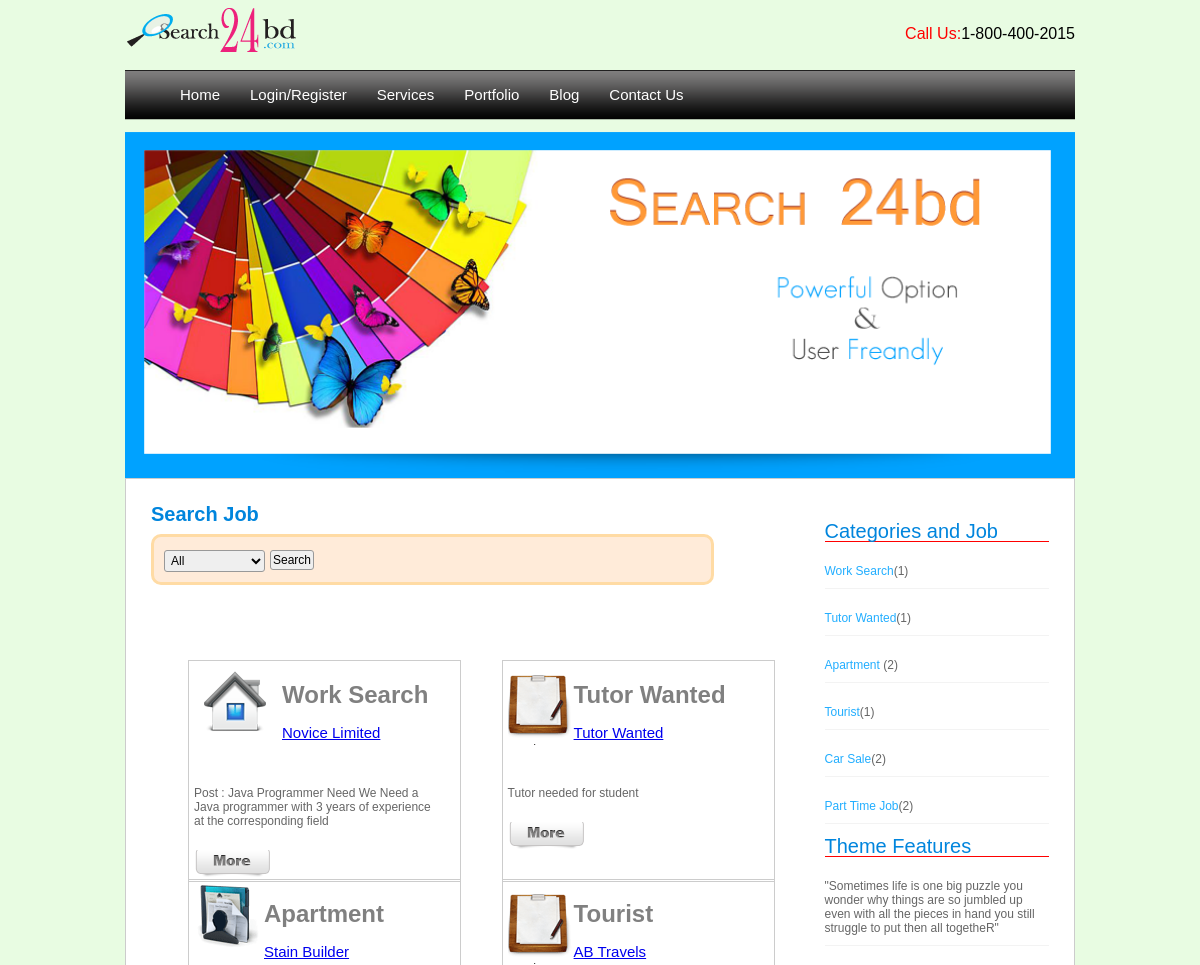
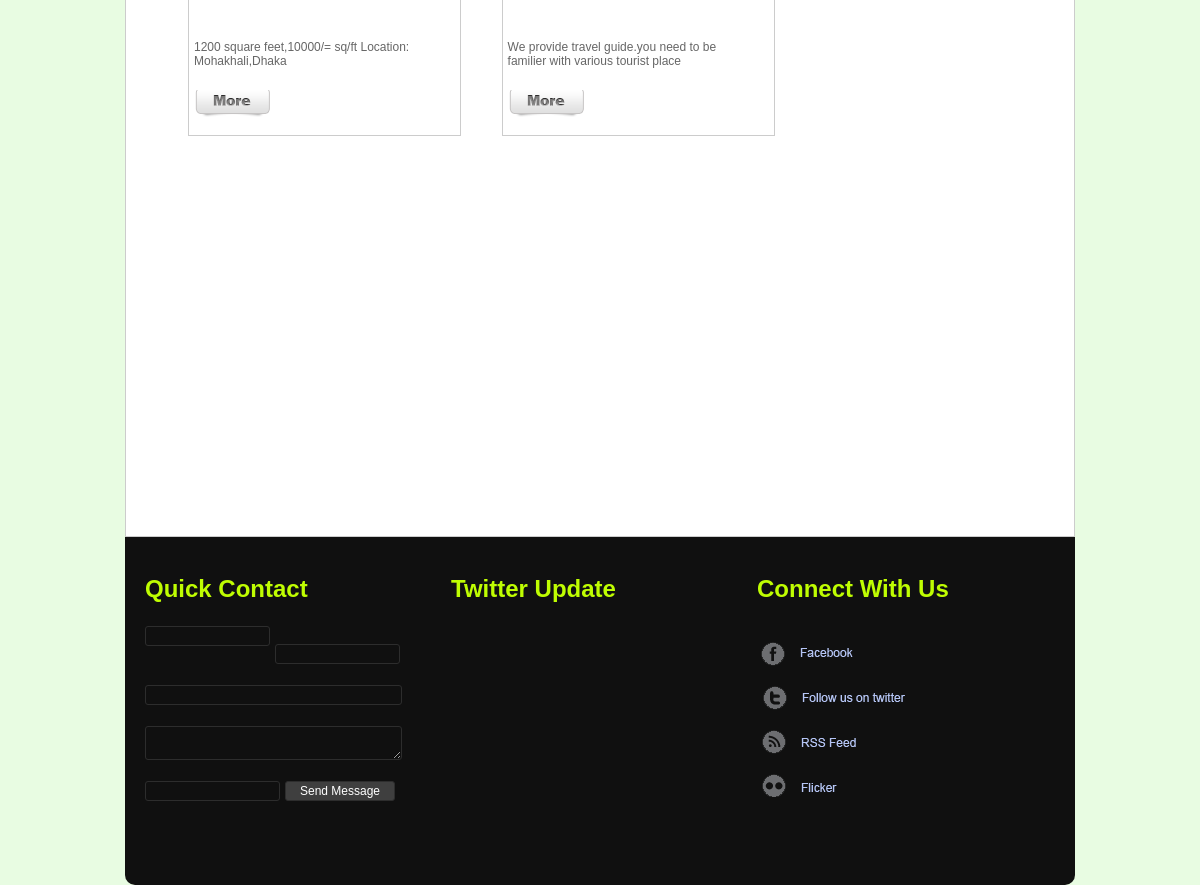
The page / on the database its author committed (2 pictures, top to bottom).
### tables this page shows
CREATE TABLE IF NOT EXISTS `advertise` (
  `add_id` int(11) NOT NULL AUTO_INCREMENT,
  `user_id` int(11) NOT NULL,
  `cat_id` int(11) NOT NULL,
  `company_name` varchar(100) NOT NULL,
  `description` text NOT NULL,
  `publish_date` varchar(20) NOT NULL,
  `dead_line` varchar(20) NOT NULL,
  `url` varchar(50) NOT NULL,
  `status` int(11) NOT NULL DEFAULT '1',
  `image` varchar(50) NOT NULL,
  PRIMARY KEY (`add_id`)
);

CREATE TABLE IF NOT EXISTS `category` (
  `cat_id` int(11) NOT NULL AUTO_INCREMENT,
  `cat_name` varchar(200) NOT NULL,
  `description` text NOT NULL,
  `status` int(11) NOT NULL DEFAULT '1',
  PRIMARY KEY (`cat_id`)
);

### application/controllers/home.php (called while the page is built, shortened)
<?php
class home extends Controller {
    private $dir = 'home';
    function home() {
        $this->load->model('home_model');
        $this->load->model('mod_login');
    }
    function index() {
        $data['dir'] = $this->dir;
        $data['page'] = 'index';
        $data['option'] = $this->home_model->get_category_option();
        $data['first_job'] = $this->home_model->get_recent_first();
        $data['second_job'] = $this->home_model->get_recent_second();
        $data['third_job'] = $this->home_model->get_recent_third();
        $data['fourth_job'] = $this->home_model->get_recent_fourth();
        $data['nav'] = $this->home_model->publish_navi();
        $this->load->view('main', $data);
    }
}

### system/codeigniter/CodeIgniter.php (called while the page is built, shortened)
<?php  if ( ! defined('BASEPATH')) exit('No direct script access allowed');
$EXT =& load_class('Hooks');
$EXT->_call_hook('pre_system');
$URI =& load_class('URI');
$RTR =& load_class('Router');
$method = $RTR->fetch_method();
$EXT->_call_hook('pre_controller');
$CI = new $class();
if ($RTR->scaffolding_request === TRUE)
{
	if ($EXT->_call_hook('scaffolding_override') === FALSE)
	{
		$CI->_ci_scaffolding();
	}
}
else
{
	if (method_exists($CI, '_remap'))
	{
		$CI->_remap($method);
	}
	else
	{
		call_user_func_array(array(&$CI, $method), array_slice($URI->rsegments, 2));
	}
}

### index.php (called while the page is built, shortened)
<?php
require_once BASEPATH.'codeigniter/CodeIgniter'.EXT;

### system/codeigniter/Base5.php (called while the page is built)
<?php  if ( ! defined('BASEPATH')) exit('No direct script access allowed');
class CI_Base {
	private static $instance;
	public function CI_Base()
	{
		self::$instance =& $this;
	}
	public static function &get_instance()
	{
		return self::$instance;
	}
}
function &get_instance()
{
	return CI_Base::get_instance();
}

### application/models/home_model.php (called while the page is built, shortened)
<?php
class home_model extends Model {
    function get_recent_first() {
        $query = $this->db->query("select * from advertise where cat_id = 1 order by add_id DESC LIMIT 0,1");
        $result = $query->result_array();
        return $result;
    }
    function get_recent_second() {
        $query = $this->db->query("select * from advertise where cat_id = 2 order by add_id DESC LIMIT 0,1");
        $result = $query->result_array();
        return $result;
    }
    function get_recent_third() {
        $query = $this->db->query("select * from advertise where cat_id = 3 order by add_id DESC LIMIT 0,1");
        $result = $query->result_array();
        return $result;
    }
    function get_recent_fourth() {
        $query = $this->db->query("select * from advertise where cat_id = 4 order by add_id DESC LIMIT 0,1");
        $result = $query->result_array();
        return $result;
    }
    function publish_navi() {
        $sql = "SELECT count( advertise.add_id ) AS Number, category.cat_name,advertise.cat_id FROM advertise, category
                WHERE category.cat_id = advertise.cat_id AND advertise.status = 1 GROUP BY advertise.cat_id";
        $query = $this->db->query($sql);
        $result = $query->result_array();
        return $result;
    }
    function get_cat_name($id=''){
        $sql = "SELECT * FROM category WHERE cat_id='$id' AND status='1'";
        $sql_query = $this->db->query($sql);
        $row = $sql_query->row_array();
        return $row['cat_name'];
    }
}
?>

### application/views/home/index.php (the view, shortened to what this page needs)
<div id="content">
    <div class="formarea">
        <form id="valid_user_login" method="POST" action="<?= site_url() ?>home/search_category/" >
            <h2>Search Job</h2>
            <div class="subfieldsset1">
                <div>
                    <select id="country" name="category">
                        <option value="all">All</option>
                    </select>
                    <input value="Search" name="submit_search" type="submit"/>
                </div><br>
            </div>
            <br>
        </form>
        <br><br><br>
        <div id="2-column">
            <div id="right_col">
                <h2>Categories and Job</h2>
                <?php
                   for($i = 0;$i < count($nav);$i++)
                   {
                ?>
                <p><a href="<?=site_url().'home/category_navigation_link/'.$nav[$i]['cat_id'];?>"><?=$nav[$i]['cat_name'];?></a>(<?=$nav[$i]['Number'];?>)</p>
                <?php
                   }
                ?>
                <h2>Theme Features</h2>
                <span>
                    <p>"Sometimes life is one big puzzle you wonder why things are so jumbled up
                    even with all the pieces in hand you still struggle to put then all togetheR"</p>
                </span>
            </div>
            <div>
                <div id="left_col">
                    <div id="l1">
                        <div class="left">
                            <div class="sbox">
                                <img alt="home" src="images/home.png">
                                <h1><?=$this->home_model->get_cat_name($first_job[0]['cat_id']);?></h1>
                                <h3 style="color:red;"><a href="<?=site_url().'home/job_detail/'.$first_job[0]['add_id'];?>"><?=$first_job[0]['company_name'];?></a></h3><br>
                                <p><?=$first_job[0]['description'];?></p>
                                <a href="<?=site_url().'home/job_detail/'.$first_job[0]['add_id'];?>"><img alt="home" src="images/more1.png"></a>
                            </div>
                        </div>
                    </div>
                    <div id="r1">
                        <div class="middle">
                            <div class="sbox">
                                <img alt="midle" src="images/midle.png">
                                <h1><?=$this->home_model->get_cat_name($second_job[0]['cat_id']);?></h1>
                                <h3 style="color:red;"><a href="<?=site_url().'home/job_detail/'.$second_job[0]['add_id'];?>"><?=$second_job[0]['company_name'];?></a></h3><br>
                                <p><?=$second_job[0]['description'];?></p>
                                <a href="<?=site_url().'home/job_detail/'.$second_job[0]['add_id'];?>"><img alt="home" src="images/more1.png"></a>
                            </div>
                        </div>
                    </div>
                    <div id="l1">
                        <div class="left1">
                            <div class="sbox">
                                <img alt="right" src="images/right.png">
                                <h1><?=$this->home_model->get_cat_name($third_job[0]['cat_id']);?></h1>
                                <h3 style="color:red;"><a href="<?=site_url().'home/job_detail/'.$third_job[0]['add_id'];?>"><?=$third_job[0]['company_name'];?></a></h3><br>
                                <p><?=$third_job[0]['description'];?></p>
                                <a href="<?=site_url().'home/job_detail/'.$third_job[0]['add_id'];?>"><img alt="home" src="images/more1.png"></a>
                            </div>
                        </div>
                    </div>
                    <div id="r1">
                        <div class="middle1">
                            <div class="sbox">
                                <img alt="midle" src="images/midle.png">
                                <h1><?=$this->home_model->get_cat_name($fourth_job[0]['cat_id']);?></h1>
                                <h3 style="color:red;"><a href="<?=site_url().'home/job_detail/'.$fourth_job[0]['add_id'];?>"><?=$fourth_job[0]['company_name'];?></a></h3><br>
                                <p><?=$fourth_job[0]['description'];?></p>
                                <a href="<?=site_url().'home/job_detail/'.$fourth_job[0]['add_id'];?>"><img alt="home" src="images/more1.png"></a>
                            </div>
                        </div>
                    </div>
                </div>
            </div>
        </div>
    </div>
</div>

### application/views/main.php (shortened to what this page needs)
<html>
    <head><title>The biggest Job Search site</title>
        <link rel="stylesheet" id="defaultStyle" href="styles/style1.css" type="text/css" media="screen, projection" />
        <link href="scripts/tabs.css" rel="stylesheet" type="text/css" />
    </head>
    <body>
        <div id="wraper">
            <div id="container">
                <div id="header">
                    <div id="header_top">
                        <div id="logo">
                        </div>
                        <div id="contact">
                            <span style='color:red;'>Call Us:</span>1-800-400-2015
                        </div>
                    </div>
                    <div id="navigation">
                        <ul>
                            <li><a href="<?= site_url(); ?>home">Home</a></li>
                            <li><a href="<?= site_url(); ?>home/register">Login/Register</a></li>
                            <li><a href="index.php">Services</a></li>
                            <li><a href="index.php">Portfolio</a></li>
                            <li><a href="index.php">Blog</a></li>
                            <li><a href="<?=site_url();?>home/contact_us">Contact Us</a></li>
                        </ul>
                    </div>
                    <div id="banner">
                        <img src="images/banner.png" width="950">
                    </div>
                </div>
                <?php include_once $dir . '/' . $page . '.php'; ?>
                <?php include_once 'common/footer.php'; ?>
            </div>
        </div>
    </body>
</html>

### application/views/common/footer.php (shortened to what this page needs)
<div id="footer">
    <span>
        <h2>Quick Contact</h2>
        <input type="text" style="width:125px;background:#101010;border:1px solid #2D2D2D;">&nbsp;&nbsp;<input type="text" style="width:125px;background:#101010;border:1px solid #2D2D2D;"></br></br>
        <input type="text" style="width:257px;background:#101010;border:1px solid #2D2D2D;"></br></br>
        <textarea style="width:257px;background:#101010;border:1px solid #2D2D2D;"></textarea></br></br>
        <input type="text" style="width:135px;background:#101010;border:1px solid #2D2D2D;">&nbsp;&nbsp;<input type="button" value="Send Message" style="border-radius:3px;color:#fff;width:110px;background:#3F3F3F;border:1px solid #2D2D2D;">&nbsp;&nbsp;
    </span>
    <span>
        <h2>Twitter Update</h2>
    </span>
    <span>
        <h2>Connect With Us</h2>
        <a href="#"><img src="images/fb.png"></a></br></br>
        <a href="#"><img style="margin-left:5px;" src="images/twiter.png"></a></br></br>
        <a href="#"><img  src="images/rss.png"></a></br></br>
        <a href="#"><img style="margin-left:5px;" src="images/flickr.png"></a>
    </span>
</div>

### styles/style1.css (style rules this page uses)
#wraper { width:100%; border:0px solid red; }
#container { width:950px; border:0px solid red; height: auto; margin:auto; }
#header { height:500px; border:0px solid red; }
#header_top { height:70px; border:0px solid red; }
#logo { float:left; width:172px; height:131px; background:url('../images/logo.png') no-repeat; }
#contact { float:right; padding-top:25px; border:0px solid red; }
#navigation { width:100%; height:50px; background:url('../images/nav_bg.png') repeat-x;; }
#navigation ul { float:right;position:absolute;margin-left:0px; }
#navigation ul li { float:left; width:auto; height:32px; text-align:center; border:solid black 0px; list-style:none; margin:0px 15px 0px 15px; }
#navigation ul li a { color:#fff; -moz-border-radious:5px; -webkit-border-radius:5px; border-radius:3px; font-size:15px; text-decoration:none; }
#banner { float:reft; position:relative; width:100%; }
#content { height:1000px;border:0px solid red; }
#left_col { float:left; width:70%; }
#l1 { float:left; width:300px; height:220px; margin-left:15px; }
#r1 { float:right; width:300px; height:220px; }
#right_col { float:right; width:25%; margin-top: -132px; }
#right_col h2 { font-weight:normal; border-bottom:1px solid red; }
#right_col p { border-bottom:1px solid #F3F3F3; }
#right_col p a { text-decoration:none; color:#22AEFF; }
#footer { width:auto; height:350px; background:#101010; -moz-border-radius:0px 0px 10px 10px; -webkit-border-radius:0px 0px 10px 10px; }
#footer span { padding:20px; float:left; width:28%; border:px solid red; position:relative; }
#footer span h2 { color:#BFFD02; }
.left { margin-left: 22px; top:181px; position:absolute; width:271px; height:220px; border:1px solid #CCCCCC; color:grey; }
.left1 { margin-left: 22px; top:400px; position:absolute; width:271px; height:220px; border:1px solid #CCCCCC; color:grey; }
.sbox { width: 250px; height: 100px; position:absolute; margin-bottom:12px; top:4px; left:5px; }
.sbox img { float: left; margin: 0px 0px 0px 0px; }
.middle { margin-left: 22px; position:absolute; top:181px; width:271px; height:220px; border:1px solid #CCCCCC; color:grey; }
.middle1 { margin-left: 22px; position:absolute; top:400px; width:271px; height:220px; border:1px solid #CCCCCC; color:grey; }
.formarea { background-color: #FFFFFF; border: 1px solid #CCCCCC; border-radious: -22px 10px 10px 10px; float: left; font-size: 12px; margin: -22px auto; padding: 25px; position: relative; width: 898px; height: 972px; -moz-border-radius:-22px; -webkit-border-radius:-22px; }
body { margin-left:0px;margin-top:0px;margin-right:0px;margin-bottom:0px;background-color:#E8FCE2; }
body,td,th { font-family:Arial,Helvetica,sans-serif; }
.formarea h2 { line-height:100%;color:#0085DD;margin:0px 0px 10px 0px;font-size:20px; }
.formarea h3 { line-height:100%;color:#333333;margin:10px 0px;font-size:15px;font-weight:normal; }
.formarea p { padding:10px 0px;color:#666666 }
.formarea .subfieldsset1 { -moz-border-radius:10px; -webkit-border-radius:10px; border-top-style:solid; border-right-style:solid; border-bottom-style:solid; border-left-style:solid; border-top-color:#FFDBA4; border-right-color:#FFDBA4; border-bottom-color:#FFDBA4; border-left-color:#FFDBA4; background-color:#FFEBD9; padding:10px; width: 537px; }
input,select,textarea { float:left;font-family:Arial,Helvetica,sans-serif;font-size:12px;padding:2px; border:1px solid #999999;-moz-border-radius:3px;-webkit-border-radius:3px;margin:3px 5px 0px 0px; }

### rows shown on the page
advertise: cat.cat_name "Work Search", company_name "Novice Limited", description "Post : Java Programmer Need We Need a Java programmer with 3 years of experience at the corresponding field"
advertise: cat.cat_name "Tutor Wanted", company_name "Tutor Wanted", description "Tutor needed for student"
advertise: cat.cat_name "Apartment", company_name "Stain Builder", description "1200 square feet,10000/= sq/ft Location: Mohakhali,Dhaka"
advertise: cat.cat_name "Tourist", company_name "AB Travels", description "We provide travel guide.you need to be familier with various tourist place"

### other values the page prints
$nav[$i]['cat_name'] "Work Search"
$nav[$i]['Number'] "1"
$nav[$i]['cat_name'] "Tutor Wanted"
$nav[$i]['cat_name'] "Apartment"
$nav[$i]['Number'] "2"
$nav[$i]['cat_name'] "Tourist"
$nav[$i]['cat_name'] "Car Sale"
$nav[$i]['cat_name'] "Part Time Job"
